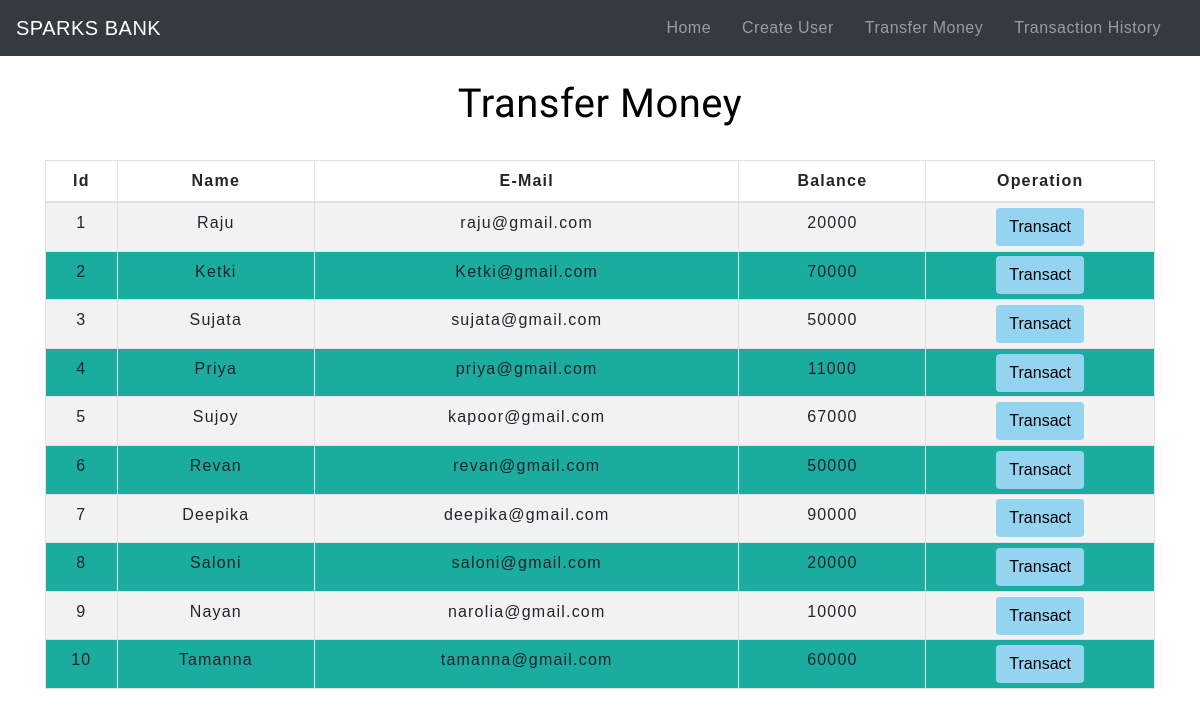
The app's page /TransferMoney.php with its own data.
### tables this page shows
CREATE TABLE `users` (
  `id` int(3) NOT NULL,
  `name` text NOT NULL,
  `email` varchar(30) NOT NULL,
  `balance` int(8) NOT NULL
);

### TransferMoney.php (the view, shortened to what this page needs)
<!DOCTYPE html>
<html lang="en">
<head>
    <link rel="stylesheet" href="https://maxcdn.bootstrapcdn.com/bootstrap/4.0.0/css/bootstrap.min.css">
    <link rel="stylesheet" type="text/css" href="css/Table.css">
    <link rel="stylesheet" type="text/css" href="css/NavigationBar.css">
</head>
<body>
<?php
    include 'Config.php';
    $sql = "SELECT * FROM users";
    $result = mysqli_query($conn,$sql);
?>
<?php
  include 'NavigationBar.php';
?>
<div class="container">
        <h2 class="text-center pt-4">Transfer Money</h2>
        <br>
            <div class="row">
                <div class="col">
                    <div class="table-responsive-sm">
                    <table class="table table-striped table-hover table-sm  table-condensed table-bordered">
                        <thead>
                            <tr>
                            <th scope="col" class="text-center py-2">Id</th>
                            <th scope="col" class="text-center py-2">Name</th>
                            <th scope="col" class="text-center py-2">E-Mail</th>
                            <th scope="col" class="text-center py-2">Balance</th>
                            <th scope="col" class="text-center py-2">Operation</th>
                            </tr>
                        </thead>
                        <tbody>
                <?php
                    while($rows=mysqli_fetch_assoc($result)){
                ?>
                    <tr>
                        <td class="py-2"><?php echo $rows['id'] ?></td>
                        <td class="py-2"><?php echo $rows['name']?></td>
                        <td class="py-2"><?php echo $rows['email']?></td>
                        <td class="py-2"><?php echo $rows['balance']?></td>
                        <td><a href="SelectedUserDetail.php?id= <?php echo $rows['id'] ;?>"> <button type="button" class="btn">Transact</button></a></td>
                    </tr>
                <?php
                    }
                ?>
                        </tbody>
                    </table>
                    </div>
                </div>
            </div>
         </div>
</body>
</html>

### NavigationBar.php (shortened to what this page needs)
<nav class="navbar navbar-expand-md navbar-dark bg-dark">
<a class="navbar-brand" href="index.php">SPARKS BANK</a>
<div class="collapse navbar-collapse" id="collapsibleNavbar">
      <ul class="navbar-nav ml-auto">
        <li class="nav-item">
          <a class="nav-link" href="Index.php">Home</a>
        </li>
        <li class="nav-item">
          <a class="nav-link" href="CreateUser.php">Create User</a>
        </li>
        <li class="nav-item">
          <a class="nav-link" href="TransferMoney.php">Transfer Money</a>
        </li>
        <li class="nav-item">
          <a class="nav-link" href="TransactionHistory.php">Transaction History</a>
        </li>
    </div>
 </nav>

### CSS/Table.css (style rules this page uses)
* { padding: 0; margin: 0; box-sizing: border-box; font-family: sans-serif; }
h2 { font-size: 40px; color:#000000; }
table { letter-spacing: 1.2px; }
td { text-align: center; }
button { border:none; background:#94d4f1 ; transition: 1s; }
tr:nth-child(even) { background-color: #1baca0; }

### CSS/NavigationBar.css (style rules this page uses)
.nav-link { margin-right: 15px; color:#000000; letter-spacing: 0.5px; transition: 0.5s; }
.navbar-brand { color: #000000; letter-spacing: 0.5px; }
h2 { color: ; letter-spacing: 0.5px; font-family: raleway; }

### TransferMoney.php (style rules this page uses)
button { transition: 1.5s; }

### records on screen
users: id "1", name "Raju", email "raju@gmail.com", balance "20000"
users: id "2", name "Ketki", email "Ketki@gmail.com", balance "70000"
users: id "3", name "Sujata", email "sujata@gmail.com", balance "50000"
users: id "4", name "Priya", email "priya@gmail.com", balance "11000"
users: id "5", name "Sujoy", email "kapoor@gmail.com", balance "67000"
users: id "6", name "Revan", email "revan@gmail.com", balance "50000"
users: id "7", name "Deepika", email "deepika@gmail.com", balance "90000"
users: id "8", name "Saloni", email "saloni@gmail.com", balance "20000"
users: id "9", name "Nayan", email "narolia@gmail.com", balance "10000"
users: id "10", name "Tamanna", email "tamanna@gmail.com", balance "60000"
